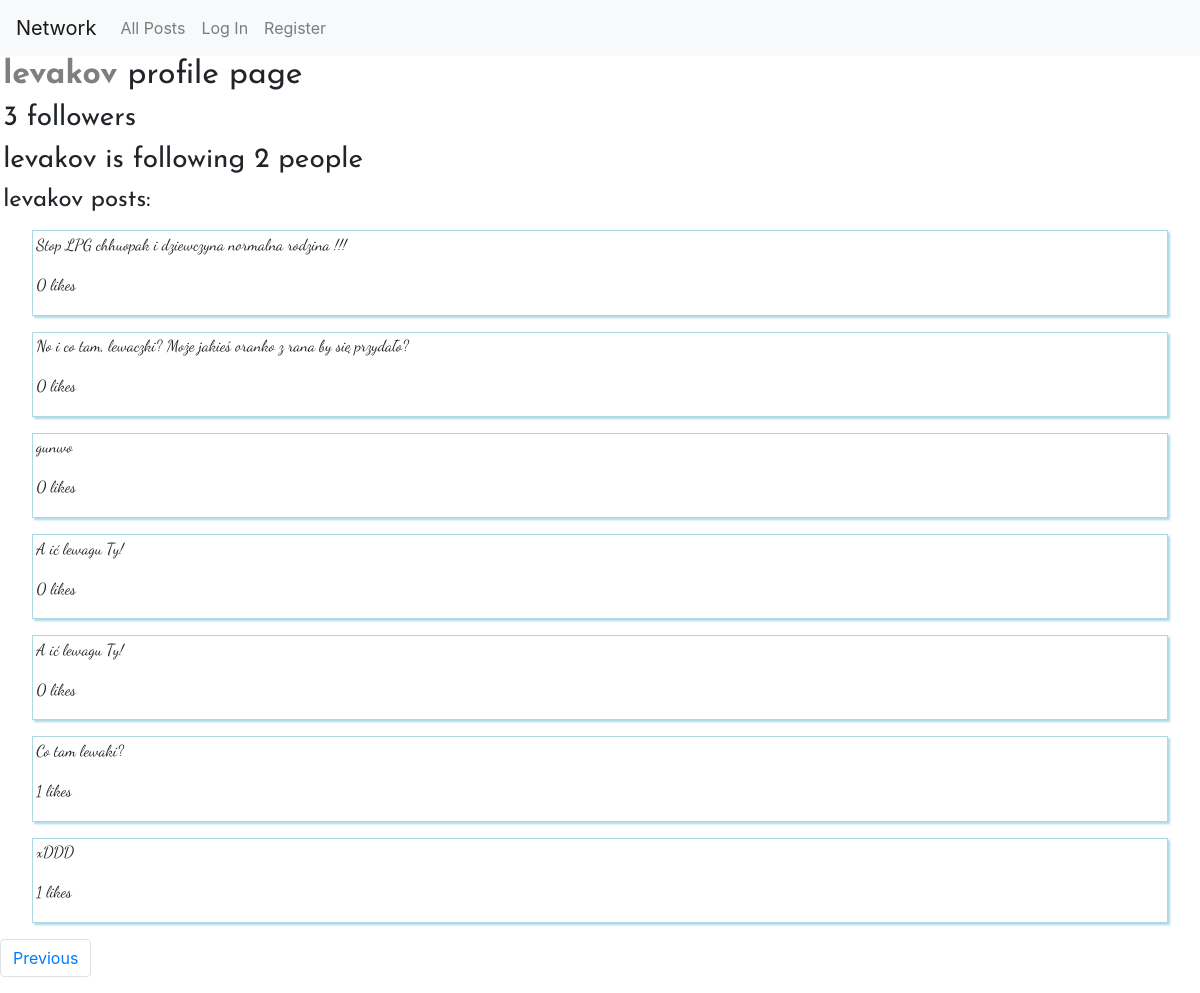
The page /profile/1?page=2 on the database its author committed.
### network/models.py (models this page shows, shortened)
class User(AbstractUser):
    followers = models.ManyToManyField('self', symmetrical=False)

class Post(models.Model):
    author = models.ForeignKey(User, on_delete=models.CASCADE, related_name="author")
    content = models.CharField(max_length=8900)
    liked_by = models.ManyToManyField(User, blank=True, related_name="liked_by")

### network/views.py (the view)
# urls.py: path("profile/<int:id>", views.profile, name="profile"),
def profile(request, id):
    if id is None:
        return HttpResponseRedirect(reverse("index"))
    profile_user = User.objects.get(id=id)
    user_name = request.user.username
    page_num = request.GET.get('page', 1)
    if user_name:
        logged_user = User.objects.get(username=user_name)
        page = utils.get_posts(page_num, user_name, profile_user)
    else:
        page = utils.get_posts(page_num=page_num, profile=profile_user)
        logged_user = False
    followers = profile_user.followers.all().count()
    following = User.objects.filter(followers=profile_user).count()
    if (logged_user and (logged_user in profile_user.followers.all())):
        is_followed = True
    else:
        is_followed = False
    return render(request, "network/profile.html", {
        "profile": profile_user,
        "posts": page,
        "followers": followers,
        "following": following,
        "is_followed": is_followed
    })

### network/utils.py (called while the page is built)
def get_posts(page_num, logged_user=None, profile=None):
    posts =[]
    if profile is None:
        posts_query = Post.objects.all()
        posts = list(reversed(posts_query))
    elif type(profile) is User:
        posts_query = Post.objects.filter(author=profile)
        posts = list(reversed(posts_query))
    else:
        for followed in profile:
            posts_query = Post.objects.filter(author=followed)
            posts += list(reversed(posts_query))
    postsPag = Paginator(posts, 10)
    page = postsPag.page(page_num)
    for post in page:
        if(logged_user):
            is_liked = post.liked_by.filter(username = logged_user).exists()
            post.is_liked = is_liked
        likes = post.liked_by.all()
        post.likes = len(likes)
    return page

### network/templates/network/profile.html (shortened to what this page needs)
{% extends "network/layout.html" %}
{% block body %}
    <h2 class="profile"><strong>{{profile}}</strong> profile page</h2>
    <h3 class="profile">{{followers}} followers</h3>
    <h3 class="profile">{{profile}} is following {{following}} people</h3>
    <h4 class="profile">{{profile}} posts:</h4>
    <section class="posts">
        {% for post in posts %}
            <div class='post-container'>
                <p class="text">{{ post.content }}</p>
                <p class="text">{{ post.likes }} likes</p>
            </div>
        {% endfor %}
    </section>
    <ul class="pagination">
        {% if posts.has_previous %}
            <li class="page-item"><a class="page-link" href="?page={{ posts.previous_page_number }}">Previous</a></li>
        {% endif %}
    </ul>
{% endblock %}

### network/static/network/styles.css (style rules this page uses)
.post-container { border: 0.25px solid lightblue; box-shadow: 2px 2px 2px lightblue; margin: 1rem 2rem; padding: 0.1rem 0.2rem; }
.profile { margin-left: 0.2rem; font-family: 'Josefin Sans', sans-serif; font-weight: 400; }
.profile strong { color: rgba(0,0,0,.5); }
.text { font-family: 'Dancing Script', cursive; }

### rows shown on the page
User: username "levakov"
Post: content "Stop LPG chhuopak i dziewczyna normalna rodzina !!!", likes "0"
Post: content "No i co tam, lewaczki? Może jakieś oranko z rana by się przydało?", likes "0"
Post: content "gunwo", likes "0"
Post: content "A ić lewagu Ty!", likes "0"
Post: content "A ić lewagu Ty!", likes "0"
Post: content "Co tam lewaki?", likes "1"
Post: content "xDDD", likes "1"

### other values the page prints
{{ followers }} "3"
{{ following }} "2"
